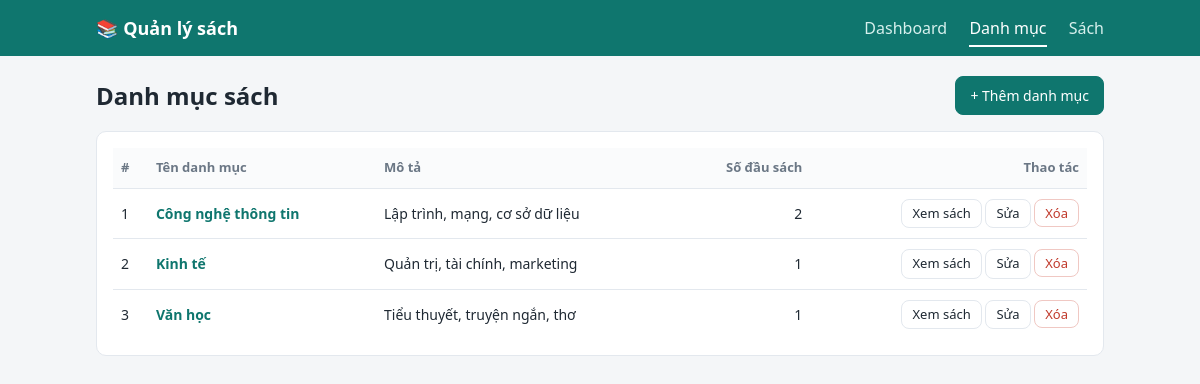
The page /categories on the database its author committed.
### tables this page shows
CREATE TABLE categories (
            id INTEGER PRIMARY KEY AUTOINCREMENT,
            name TEXT NOT NULL UNIQUE,
            description TEXT DEFAULT ''
        );

### app.py (the view)
@app.route("/categories")
def categories():
    rows = get_db().execute(
        """
        SELECT c.*, COUNT(b.id) AS book_count
        FROM categories c LEFT JOIN books b ON b.category_id = c.id
        GROUP BY c.id ORDER BY c.name
        """
    ).fetchall()
    return render_template("categories.html", categories=rows)

### app.py (called while the page is built)
def get_db():
    if "db" not in g:
        g.db = sqlite3.connect(DB_PATH)
        g.db.row_factory = sqlite3.Row
        g.db.execute("PRAGMA foreign_keys = ON")
    return g.db

### templates/categories.html (shortened to what this page needs)
{% extends "base.html" %}
{% block content %}
<div class="page-head">
  <h1>Danh mục sách</h1>
  <a class="btn btn-primary" href="{{ url_for('category_add') }}">+ Thêm danh mục</a>
</div>
<section class="card">
  {% if categories %}
  <div class="table-wrap">
  <table>
    <tr><th>#</th><th>Tên danh mục</th><th>Mô tả</th><th class="r">Số đầu sách</th><th class="r">Thao tác</th></tr>
    {% for c in categories %}
    <tr>
      <td>{{ loop.index }}</td>
      <td><a href="{{ url_for('books', category=c.id) }}"><strong>{{ c.name }}</strong></a></td>
      <td>{{ c.description }}</td>
      <td class="r">{{ c.book_count }}</td>
      <td class="r actions">
        <a class="btn btn-sm" href="{{ url_for('books', category=c.id) }}">Xem sách</a>
        <a class="btn btn-sm" href="{{ url_for('category_edit', cid=c.id) }}">Sửa</a>
        <form method="post" action="{{ url_for('category_delete', cid=c.id) }}" onsubmit="return confirm('Xóa danh mục &quot;{{ c.name }}&quot;?');">
          <button class="btn btn-sm btn-danger" type="submit">Xóa</button>
        </form>
      </td>
    </tr>
    {% endfor %}
  </table>
  </div>
  {% else %}
    <p class="muted">Chưa có danh mục nào. Hãy thêm danh mục đầu tiên.</p>
  {% endif %}
</section>
{% endblock %}

### static/style.css (style rules this page uses)
:root { --bg: #f4f6f8; --card: #fff; --text: #1f2933; --muted: #6b7785; --line: #e3e8ee; --primary: #0f766e; --primary-dark: #0b5a54; --danger: #c0392b; --warn: #b45309; }
* { box-sizing: border-box; }
body { margin: 0; font-family: "Segoe UI", system-ui, -apple-system, Roboto, sans-serif; background: var(--bg); color: var(--text); line-height: 1.5; }
a { color: var(--primary); text-decoration: none; }
h1 { font-size: 24px; margin: 0 0 16px; }
.page-head { display: flex; align-items: center; justify-content: space-between; margin-bottom: 16px; }
.page-head h1 { margin: 0; }
.card { background: var(--card); border: 1px solid var(--line); border-radius: 10px; padding: 16px; margin-bottom: 16px; }
.table-wrap { overflow-x: auto; }
table { width: 100%; border-collapse: collapse; font-size: 14px; }
th, td { padding: 10px 8px; text-align: left; border-bottom: 1px solid var(--line); vertical-align: middle; }
th { color: var(--muted); font-weight: 600; font-size: 13px; background: #fafbfc; }
tr:last-child td { border-bottom: 0; }
.r { text-align: right; }
.actions { white-space: nowrap; }
.actions form { display: inline; }
.btn { display: inline-block; padding: 8px 14px; border: 1px solid var(--line); border-radius: 8px; background: #fff; color: var(--text); font-size: 14px; cursor: pointer; font-family: inherit; }
.btn-sm { padding: 4px 10px; font-size: 13px; }
.btn-primary { background: var(--primary); border-color: var(--primary); color: #fff; }
.btn-danger { color: var(--danger); border-color: #f0c8c3; }

### rows shown on the page
categories: name "Công nghệ thông tin", description "Lập trình, mạng, cơ sở dữ liệu", book_count "2"
categories: name "Kinh tế", description "Quản trị, tài chính, marketing", book_count "1"
categories: name "Văn học", description "Tiểu thuyết, truyện ngắn, thơ", book_count "1"
